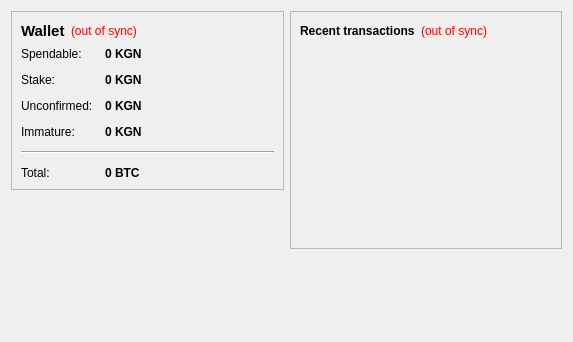
<?xml version="1.0" encoding="UTF-8"?>
<ui version="4.0">
 <class>OverviewPage</class>
 <widget class="QWidget" name="OverviewPage">
  <property name="geometry">
   <rect>
    <x>0</x>
    <y>0</y>
    <width>573</width>
    <height>342</height>
   </rect>
  </property>
  <property name="windowTitle">
   <string>Form</string>
  </property>
  <layout class="QHBoxLayout" name="horizontalLayout" stretch="1,1">
   <item>
    <layout class="QVBoxLayout" name="verticalLayout_2">
     <item>
      <widget class="QFrame" name="frame">
       <property name="frameShape">
        <enum>QFrame::StyledPanel</enum>
       </property>
       <property name="frameShadow">
        <enum>QFrame::Raised</enum>
       </property>
       <layout class="QVBoxLayout" name="verticalLayout_4">
        <item>
         <layout class="QHBoxLayout" name="horizontalLayout_4">
          <item>
           <widget class="QLabel" name="label_5">
            <property name="font">
             <font>
              <pointsize>11</pointsize>
              <weight>75</weight>
              <bold>true</bold>
             </font>
            </property>
            <property name="text">
             <string>Wallet</string>
            </property>
           </widget>
          </item>
          <item>
           <widget class="QLabel" name="labelWalletStatus">
            <property name="toolTip">
             <string>The displayed information may be out of date. Your wallet automatically synchronizes with the Kingcoin network after a connection is established, but this process has not completed yet.</string>
            </property>
            <property name="styleSheet">
             <string notr="true">QLabel { color: red; }</string>
            </property>
            <property name="text">
             <string notr="true">(out of sync)</string>
            </property>
            <property name="alignment">
             <set>Qt::AlignLeading|Qt::AlignLeft|Qt::AlignVCenter</set>
            </property>
           </widget>
          </item>
          <item>
           <spacer name="horizontalSpacer_2">
            <property name="orientation">
             <enum>Qt::Horizontal</enum>
            </property>
            <property name="sizeHint" stdset="0">
             <size>
              <width>40</width>
              <height>20</height>
             </size>
            </property>
           </spacer>
          </item>
         </layout>
        </item>
        <item>
         <layout class="QFormLayout" name="formLayout_2">
          <property name="fieldGrowthPolicy">
           <enum>QFormLayout::AllNonFixedFieldsGrow</enum>
          </property>
          <property name="horizontalSpacing">
           <number>12</number>
          </property>
          <property name="verticalSpacing">
           <number>12</number>
          </property>
          <item row="0" column="0">
           <widget class="QLabel" name="label">
            <property name="text">
             <string>Spendable:</string>
            </property>
           </widget>
          </item>
          <item row="0" column="1">
           <widget class="QLabel" name="labelBalance">
            <property name="font">
             <font>
              <weight>75</weight>
              <bold>true</bold>
             </font>
            </property>
            <property name="cursor">
             <cursorShape>IBeamCursor</cursorShape>
            </property>
            <property name="toolTip">
             <string>Your current spendable balance</string>
            </property>
            <property name="text">
             <string notr="true">0 KGN</string>
            </property>
            <property name="textInteractionFlags">
             <set>Qt::LinksAccessibleByMouse|Qt::TextSelectableByKeyboard|Qt::TextSelectableByMouse</set>
            </property>
           </widget>
          </item>
          <item row="1" column="0">
           <widget class="QLabel" name="label_6">
            <property name="text">
             <string>Stake:</string>
            </property>
           </widget>
          </item>
          <item row="1" column="1">
           <widget class="QLabel" name="labelStake">
            <property name="font">
             <font>
              <weight>75</weight>
              <bold>true</bold>
             </font>
            </property>
            <property name="cursor">
             <cursorShape>IBeamCursor</cursorShape>
            </property>
            <property name="toolTip">
             <string>Total of coins that was staked, and do not yet count toward the current balance</string>
            </property>
            <property name="text">
             <string notr="true">0 KGN</string>
            </property>
            <property name="textInteractionFlags">
             <set>Qt::LinksAccessibleByMouse|Qt::TextSelectableByKeyboard|Qt::TextSelectableByMouse</set>
            </property>
           </widget>
          </item>
          <item row="2" column="0">
           <widget class="QLabel" name="label_3">
            <property name="text">
             <string>Unconfirmed:</string>
            </property>
           </widget>
          </item>
          <item row="2" column="1">
           <widget class="QLabel" name="labelUnconfirmed">
            <property name="font">
             <font>
              <weight>75</weight>
              <bold>true</bold>
             </font>
            </property>
            <property name="cursor">
             <cursorShape>IBeamCursor</cursorShape>
            </property>
            <property name="toolTip">
             <string>Total of transactions that have yet to be confirmed, and do not yet count toward the current balance</string>
            </property>
            <property name="text">
             <string notr="true">0 KGN</string>
            </property>
            <property name="textInteractionFlags">
             <set>Qt::LinksAccessibleByMouse|Qt::TextSelectableByKeyboard|Qt::TextSelectableByMouse</set>
            </property>
           </widget>
          </item>
          <item row="3" column="0">
           <widget class="QLabel" name="labelImmatureText">
            <property name="text">
             <string>Immature:</string>
            </property>
           </widget>
          </item>
          <item row="3" column="1">
           <widget class="QLabel" name="labelImmature">
            <property name="font">
             <font>
              <weight>75</weight>
              <bold>true</bold>
             </font>
            </property>
            <property name="toolTip">
             <string>Mined balance that has not yet matured</string>
            </property>
            <property name="text">
             <string notr="true">0 KGN</string>
            </property>
            <property name="textInteractionFlags">
             <set>Qt::LinksAccessibleByMouse|Qt::TextSelectableByKeyboard|Qt::TextSelectableByMouse</set>
            </property>
           </widget>
          </item>
          <item row="4" column="0" colspan="2">
           <widget class="Line" name="line">
            <property name="orientation">
             <enum>Qt::Horizontal</enum>
            </property>
           </widget>
          </item>
          <item row="5" column="0">
           <widget class="QLabel" name="labelTotalText">
            <property name="text">
             <string>Total:</string>
            </property>
           </widget>
          </item>
          <item row="5" column="1">
           <widget class="QLabel" name="labelTotal">
            <property name="font">
             <font>
              <weight>75</weight>
              <bold>true</bold>
             </font>
            </property>
            <property name="cursor">
             <cursorShape>IBeamCursor</cursorShape>
            </property>
            <property name="toolTip">
             <string>Your current total balance</string>
            </property>
            <property name="text">
             <string notr="true">0 BTC</string>
            </property>
            <property name="textInteractionFlags">
             <set>Qt::LinksAccessibleByMouse|Qt::TextSelectableByKeyboard|Qt::TextSelectableByMouse</set>
            </property>
           </widget>
          </item>
         </layout>
        </item>
       </layout>
      </widget>
     </item>
     <item>
      <spacer name="verticalSpacer">
       <property name="orientation">
        <enum>Qt::Vertical</enum>
       </property>
       <property name="sizeHint" stdset="0">
        <size>
         <width>20</width>
         <height>40</height>
        </size>
       </property>
      </spacer>
     </item>
    </layout>
   </item>
   <item>
    <layout class="QVBoxLayout" name="verticalLayout_3">
     <item>
      <widget class="QFrame" name="frame_2">
       <property name="frameShape">
        <enum>QFrame::StyledPanel</enum>
       </property>
       <property name="frameShadow">
        <enum>QFrame::Raised</enum>
       </property>
       <layout class="QVBoxLayout" name="verticalLayout">
        <item>
         <layout class="QHBoxLayout" name="horizontalLayout_2">
          <item>
           <widget class="QLabel" name="label_4">
            <property name="text">
             <string>&lt;b&gt;Recent transactions&lt;/b&gt;</string>
            </property>
           </widget>
          </item>
          <item>
           <widget class="QLabel" name="labelTransactionsStatus">
            <property name="toolTip">
             <string>The displayed information may be out of date. Your wallet automatically synchronizes with the Kingcoin network after a connection is established, but this process has not completed yet.</string>
            </property>
            <property name="styleSheet">
             <string notr="true">QLabel { color: red; }</string>
            </property>
            <property name="text">
             <string notr="true">(out of sync)</string>
            </property>
            <property name="alignment">
             <set>Qt::AlignRight|Qt::AlignTrailing|Qt::AlignVCenter</set>
            </property>
           </widget>
          </item>
          <item>
           <spacer name="horizontalSpacer">
            <property name="orientation">
             <enum>Qt::Horizontal</enum>
            </property>
            <property name="sizeHint" stdset="0">
             <size>
              <width>40</width>
              <height>20</height>
             </size>
            </property>
           </spacer>
          </item>
         </layout>
        </item>
        <item>
         <widget class="QListView" name="listTransactions">
          <property name="styleSheet">
           <string notr="true">QListView { background: transparent; }</string>
          </property>
          <property name="frameShape">
           <enum>QFrame::NoFrame</enum>
          </property>
          <property name="verticalScrollBarPolicy">
           <enum>Qt::ScrollBarAlwaysOff</enum>
          </property>
          <property name="horizontalScrollBarPolicy">
           <enum>Qt::ScrollBarAlwaysOff</enum>
          </property>
          <property name="selectionMode">
           <enum>QAbstractItemView::NoSelection</enum>
          </property>
         </widget>
        </item>
       </layout>
      </widget>
     </item>
     <item>
      <spacer name="verticalSpacer_2">
       <property name="orientation">
        <enum>Qt::Vertical</enum>
       </property>
       <property name="sizeHint" stdset="0">
        <size>
         <width>20</width>
         <height>40</height>
        </size>
       </property>
      </spacer>
     </item>
    </layout>
   </item>
  </layout>
 </widget>
 <resources/>
 <connections/>
</ui>
